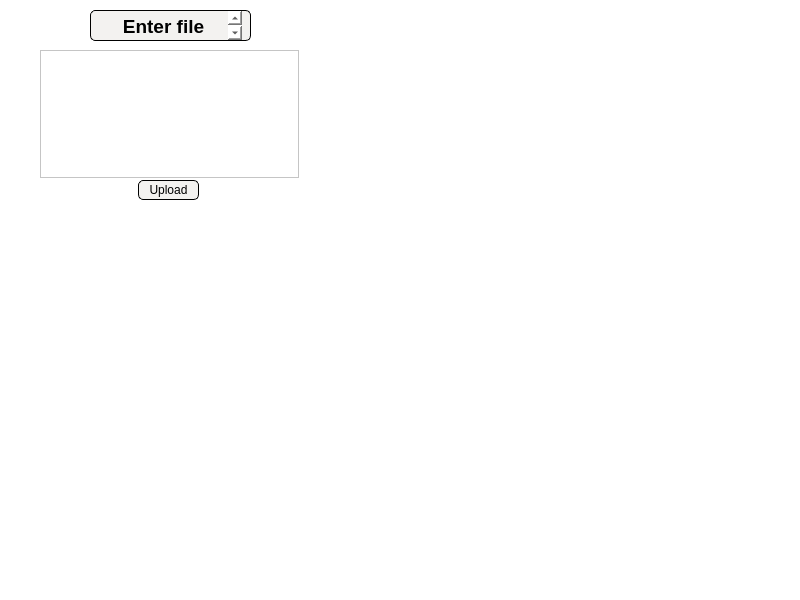
<?xml version="1.0" encoding="UTF-8"?>
<ui version="4.0">
 <class>MainWindow</class>
 <widget class="QMainWindow" name="MainWindow">
  <property name="geometry">
   <rect>
    <x>0</x>
    <y>0</y>
    <width>800</width>
    <height>600</height>
   </rect>
  </property>
  <property name="windowTitle">
   <string>MainWindow</string>
  </property>
  <property name="styleSheet">
   <string notr="true">background-color: rgb(255, 255, 255);</string>
  </property>
  <widget class="QWidget" name="centralwidget">
   <widget class="QTextBrowser" name="textBrowser">
    <property name="geometry">
     <rect>
      <x>90</x>
      <y>10</y>
      <width>161</width>
      <height>31</height>
     </rect>
    </property>
    <property name="styleSheet">
     <string notr="true">background-color: rgb(243,242,240);
border: 1px solid black ;
border-radius: 5px;
padding: 0 8px;
</string>
    </property>
    <property name="html">
     <string>&lt;!DOCTYPE HTML PUBLIC &quot;-//W3C//DTD HTML 4.0//EN&quot; &quot;http://www.w3.org/TR/REC-html40/strict.dtd&quot;&gt;
&lt;html&gt;&lt;head&gt;&lt;meta name=&quot;qrichtext&quot; content=&quot;1&quot; /&gt;&lt;meta charset=&quot;utf-8&quot; /&gt;&lt;style type=&quot;text/css&quot;&gt;
p, li { white-space: pre-wrap; }
hr { height: 1px; border-width: 0; }
&lt;/style&gt;&lt;/head&gt;&lt;body style=&quot; font-family:'Segoe UI'; font-size:9pt; font-weight:400; font-style:normal;&quot;&gt;
&lt;p align=&quot;center&quot; style=&quot; margin-top:0px; margin-bottom:0px; margin-left:0px; margin-right:0px; -qt-block-indent:0; text-indent:0px;&quot;&gt;&lt;span style=&quot; font-size:14pt; font-weight:700;&quot;&gt;Enter file location&lt;/span&gt;&lt;/p&gt;&lt;/body&gt;&lt;/html&gt;</string>
    </property>
   </widget>
   <widget class="QPlainTextEdit" name="plainTextEdit">
    <property name="geometry">
     <rect>
      <x>40</x>
      <y>50</y>
      <width>259</width>
      <height>128</height>
     </rect>
    </property>
   </widget>
   <widget class="QPushButton" name="pushButton">
    <property name="geometry">
     <rect>
      <x>138</x>
      <y>180</y>
      <width>61</width>
      <height>20</height>
     </rect>
    </property>
    <property name="styleSheet">
     <string notr="true">background-color: rgb(243,242,240);
border: 1px solid black ;
border-radius: 5px;
padding: 0 8px;
</string>
    </property>
    <property name="text">
     <string>Upload</string>
    </property>
   </widget>
  </widget>
  <widget class="QMenuBar" name="menubar">
   <property name="geometry">
    <rect>
     <x>0</x>
     <y>0</y>
     <width>800</width>
     <height>17</height>
    </rect>
   </property>
  </widget>
  <widget class="QStatusBar" name="statusbar"/>
 </widget>
 <resources/>
 <connections/>
</ui>
